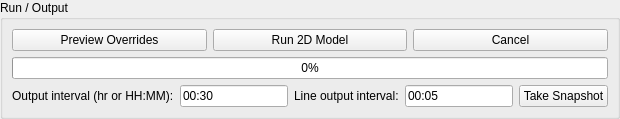
            <widget class="QWidget" name="run_tab">
              <attribute name="title">
                <string>Run</string>
              </attribute>
              <layout class="QVBoxLayout" name="run_tab_layout">
                <property name="leftMargin">
                  <number>0</number>
                </property>
                <property name="topMargin">
                  <number>0</number>
                </property>
                <property name="rightMargin">
                  <number>0</number>
                </property>
                <property name="bottomMargin">
                  <number>0</number>
                </property>
                <item>
                  <widget class="QGroupBox" name="run_group">
                    <property name="title">
                      <string>Run / Output</string>
                    </property>
                    <layout class="QVBoxLayout" name="run_layout">
                      <item>
                        <layout class="QHBoxLayout" name="run_row_layout">
                          <item>
                            <widget class="QPushButton" name="preview_overrides_btn">
                              <property name="text">
                                <string>Preview Overrides</string>
                              </property>
                            </widget>
                          </item>
                          <item>
                            <widget class="QPushButton" name="run_btn">
                              <property name="text">
                                <string>Run 2D Model</string>
                              </property>
                            </widget>
                          </item>
                          <item>
                            <widget class="QPushButton" name="cancel_btn">
                              <property name="text">
                                <string>Cancel</string>
                              </property>
                            </widget>
                          </item>
                        </layout>
                      </item>
                      <item>
                        <widget class="QProgressBar" name="progress_bar">
                          <property name="value">
                            <number>0</number>
                          </property>
                        </widget>
                      </item>
                      <item>
                        <layout class="QHBoxLayout" name="run_snapshot_row_layout">
                          <item>
                            <widget class="QLabel" name="output_interval_lbl">
                              <property name="text">
                                <string>Output interval (hr or HH:MM):</string>
                              </property>
                            </widget>
                          </item>
                          <item>
                            <widget class="QLineEdit" name="output_interval_edit">
                              <property name="text">
                                <string>00:30</string>
                              </property>
                            </widget>
                          </item>
                          <item>
                            <widget class="QLabel" name="line_output_interval_lbl">
                              <property name="text">
                                <string>Line output interval:</string>
                              </property>
                            </widget>
                          </item>
                          <item>
                            <widget class="QLineEdit" name="line_output_interval_edit">
                              <property name="text">
                                <string>00:05</string>
                              </property>
                            </widget>
                          </item>
                          <item>
                            <widget class="QPushButton" name="snapshot_btn">
                              <property name="text">
                                <string>Take Snapshot</string>
                              </property>
                            </widget>
                          </item>
                        </layout>
                      </item>
                    </layout>
                  </widget>
                </item>
              </layout>
            </widget>
